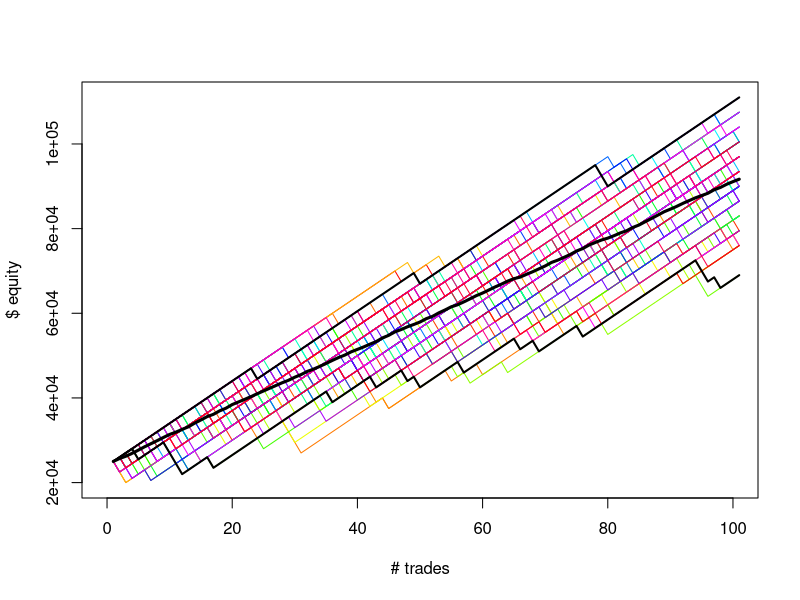

Generate this figure with R:
# Try to simulate some equity curves given P(win) and Avg Win size
# Inputs:
#   number of trades per curve
#   number of curves
#   probability of winning
#   profit factor -OR- (average win size + average loss size) -OR- W:L
#   whether wins/losses are in $ or %
#   dollar multiplier of W:L if W:L in $ 
#     (e.g. each trade wins $50 and loses $100 if W:L is 0.5 and mult is 100)
#   max loss per trade if W:L in % 
#     (e.g. each trade wins 5% and loses 10% if W:L is 0.5 max loss is 10)
#   starting equity
# Risk of ruin inputs:
#   Loss level % (be clear what this is: losing X% or having X% remaining)
# Outputs:
#   Basic statistical analysis of all curve results
#   Basic statistical analysis of drawdowns by time
#     answer the question: "how hard is this to stick to when times are bad?"
#   Basic statistical analysis of drawdowns by amount
#     answer the question: "how pissed would people be looking at results?"
#   Graph of random sample of X curves
# Risk of ruin outputs:
#   Risk of ever experiencing loss level % from any given point on curve
#   Risk of ever experiencing loss level % of starting capital

library(zoo)

pwin   = 0.9
wlr    = 0.4
#avg_w  = 2
#avg_l  = 5
if (wlr < 1) {
  avg_w = 1
  avg_l = (1/wlr)
} else {
  avg_w = wlr
  avg_l = 1
}
#wlr    = avg_w / avg_l
#profac = wlr * (pwin/(1-pwin))
d_mult = 1000           # d mode: dollars to multiply avg win/loss by
maxpct = 10             # max % loss on the losing trades
f_mult = maxpct / avg_l # use this to sync wlr w/ max loss % on a trade
ncurve = 100
ntrade = 100
d_or_f = 'd'            # dollars or fixed fractional risk mode
equity = 25000

probs  = runif(ncurve * ntrade)
probs  = matrix(probs, nrow=ntrade, ncol=ncurve)

trades = probs
if (d_or_f == "d") {
  trades[probs <= pwin] = avg_w * d_mult
  trades[probs > pwin]  = avg_l * d_mult * (-1)
} else {
  trades[probs <= pwin] = f_mult * avg_w / 100
  trades[probs > pwin]  = f_mult * avg_l / 100 * (-1)
}

curves = rep(equity, ncurve)
temp   = rbind(curves, trades)
#curves = rollapply(curves, 1, sum) # not this easy

# rollapply is unusably slow as used below
# brute force is easier than going to get RcppRoll and trying again
excel_roll_sum = function(x) {
  y = x
  for (i in 1:length(x)) { y[i] = rollapply(x, i, sum)[1]}
  return(y)
}

excel_roll_sum2 = function(x) {
  for (i in 1:(length(x)-1)) { 
    x[i+1] = x[i]+x[i+1]
  }
  return(x)
}

excel_roll_mult = function(x) {
  for (i in 1:(length(x)-1)) { 
    x[i+1] = x[i]*(1+x[i+1])
  }
  return(x)
}

if (d_or_f == 'd') {
  curves = apply(temp, 2, excel_roll_sum2)
} else 
  curves = apply(temp, 2, excel_roll_mult)

avg_crv = rowSums(curves)/ncurve

# plot them
xrange = c(0, ntrade)
yrange = range(curves)

plot(xrange, yrange, type="n", xlab="# trades", ylab="$ equity")
colors   = rainbow(ncurve)

for (i in 1:ncurve) {
  lines(1:(ntrade+1), curves[,i], col=colors[i])
}

lines(1:(ntrade+1), avg_crv, col="black", lwd=3)
cat("average return of all curves ", (tail(avg_crv,1) - equity)/equity*100, "%\n")
cat("expected value ", pwin*avg_w - (1-pwin)*avg_l, "\n")
cat("kelly value", (wlr*pwin-(1-pwin))/wlr, "%\n")
cat(" Min.   1Q   Median Mean  3Q    Max.\n",
    summary(as.vector(tail(curves, 1))))

# worst curve is:
#  curves[,(curves[101,] == min(curves[101,]))]
# best curve is:
#  first (if multiple) curves[,(curves[101,] == max(curves[101,]))][,1]
#  otherwise: curves[,(curves[101,] == max(curves[101,]))]
# plot best and worst curves
if (is.null(ncol(curves[,(curves[101,] == min(curves[101,]))]))) {
  lines(1:(ntrade+1), 
        curves[,(curves[101,] == min(curves[101,]))], 
        col="black", 
        lwd=2)
} else {
  lines(1:(ntrade+1), 
        curves[,(curves[101,] == min(curves[101,]))][,1], 
        col="black", 
        lwd=2)
}

if (is.null(ncol(curves[,(curves[101,] == max(curves[101,]))]))) {
  lines(1:(ntrade+1), 
        curves[,(curves[101,] == max(curves[101,]))], 
        col="black", 
        lwd=2)
} else {
  lines(1:(ntrade+1), 
        curves[,(curves[101,] == max(curves[101,]))][,1], 
        col="black", 
        lwd=2)
}
